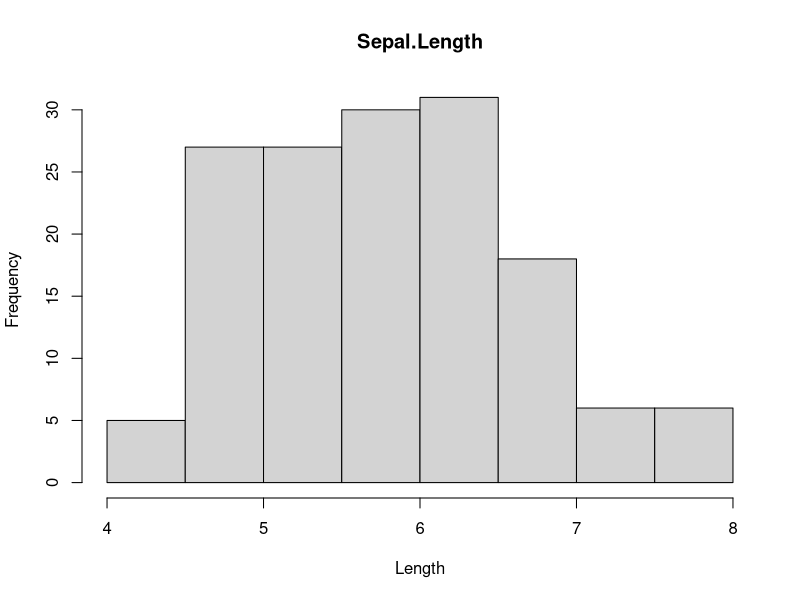
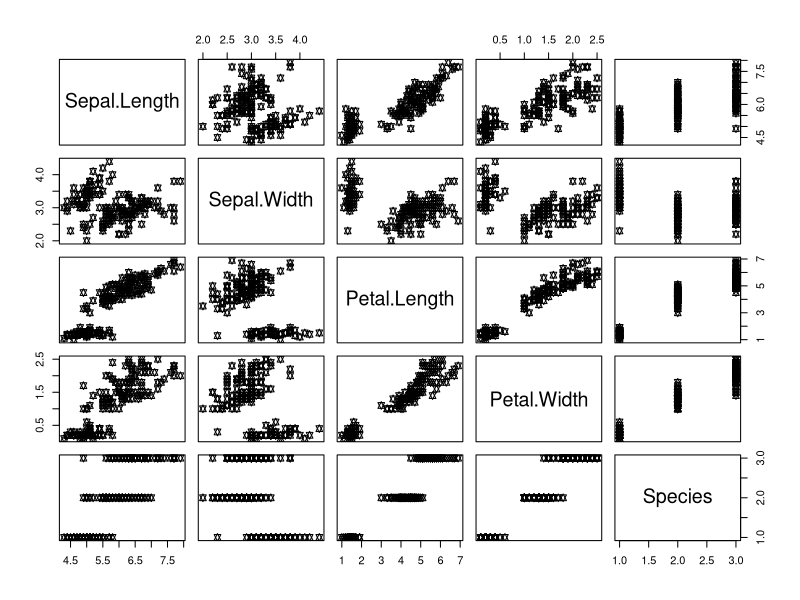

R code for these plots, in order:
## ---- chunk 1
knitr::opts_chunk$set(echo = TRUE)
## ---- chunk 2
str(iris)
summary(iris)
## ---- chunk 3
median(iris$Petal.Width)
## ---- chunk 4
hist(iris$Sepal.Length,
     main = "Sepal.Length",
     xlab = "Length")
## ---- chunk 5
plot(iris,
     pch = 11)
